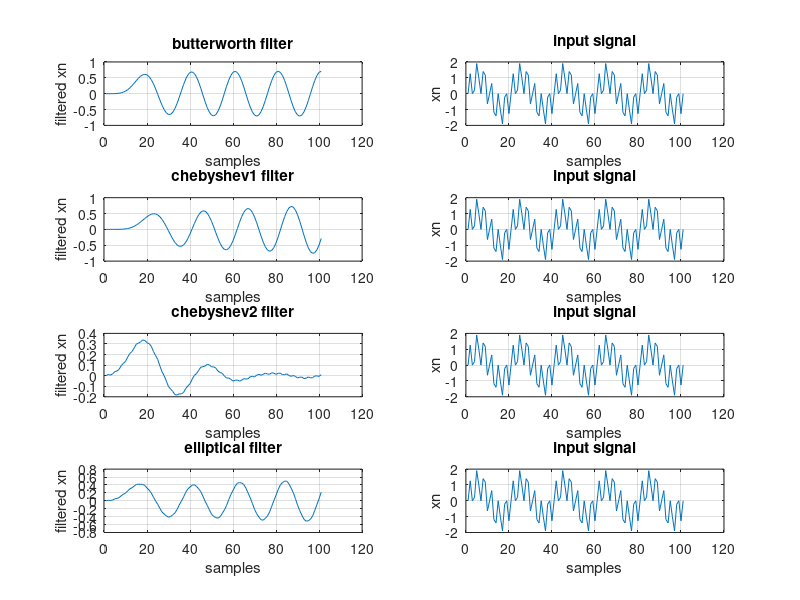

Reproduce this figure in MATLAB.
fs = 10000;
Ts = 1/fs;
f1 = 500;
f2 = 3000;
n = 0:100;
fc = 2000;
d1 = 1;
d2 = 40;
N = 6;
[b1,a1] = butter(N,fc/fs/2);
[b2,a2] = cheby1(N,d1,fc/fs/2);
[b3,a3] = cheby2(N,d2,fc/fs/2);
[b4,a4] = ellip(N,d1,d2,fc/fs/2);

xn = sin(2*pi*f1*n*Ts) + sin(2*pi*f2*n*Ts);

y1 = filter(b1,a1,xn);
y2 = filter(b2,a2,xn);
y3 = filter(b3,a3,xn);
y4 = filter(b4,a4,xn);

figure;subplot(4,2,1);
plot(y1);grid on;
xlabel('samples');
ylabel('filtered xn');
title('butterworth filter');
subplot(4,2,2);
plot(xn);grid on;
xlabel('samples');
ylabel('xn');
title('input signal');
subplot(4,2,3);
plot(y2);grid on;
xlabel('samples');
ylabel('filtered xn');
title('chebyshev1 filter');
subplot(4,2,4);
plot(xn);grid on;
xlabel('samples');
ylabel('xn');
title('input signal');
subplot(4,2,5);
plot(y3);grid on;
xlabel('samples');
ylabel('filtered xn');
title('chebyshev2 filter');
subplot(4,2,6);
plot(xn);grid on;
xlabel('samples');
ylabel('xn');
title('input signal');
subplot(4,2,7);
plot(y4);grid on;
xlabel('samples');
ylabel('filtered xn');
title('elliptical filter');
subplot(4,2,8);
plot(xn);grid on;
xlabel('samples');
ylabel('xn');
title('input signal');